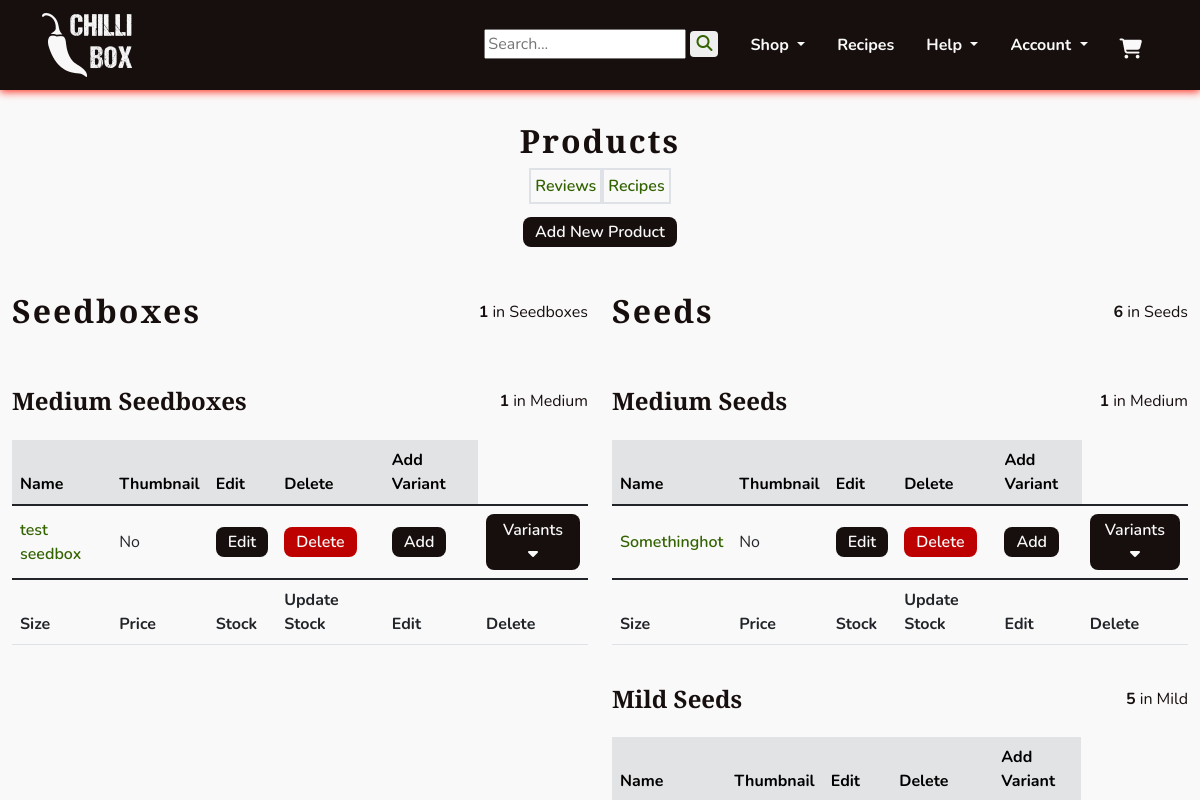
/management/ (signed in, upper part), run on an earlier commit of the app's database.
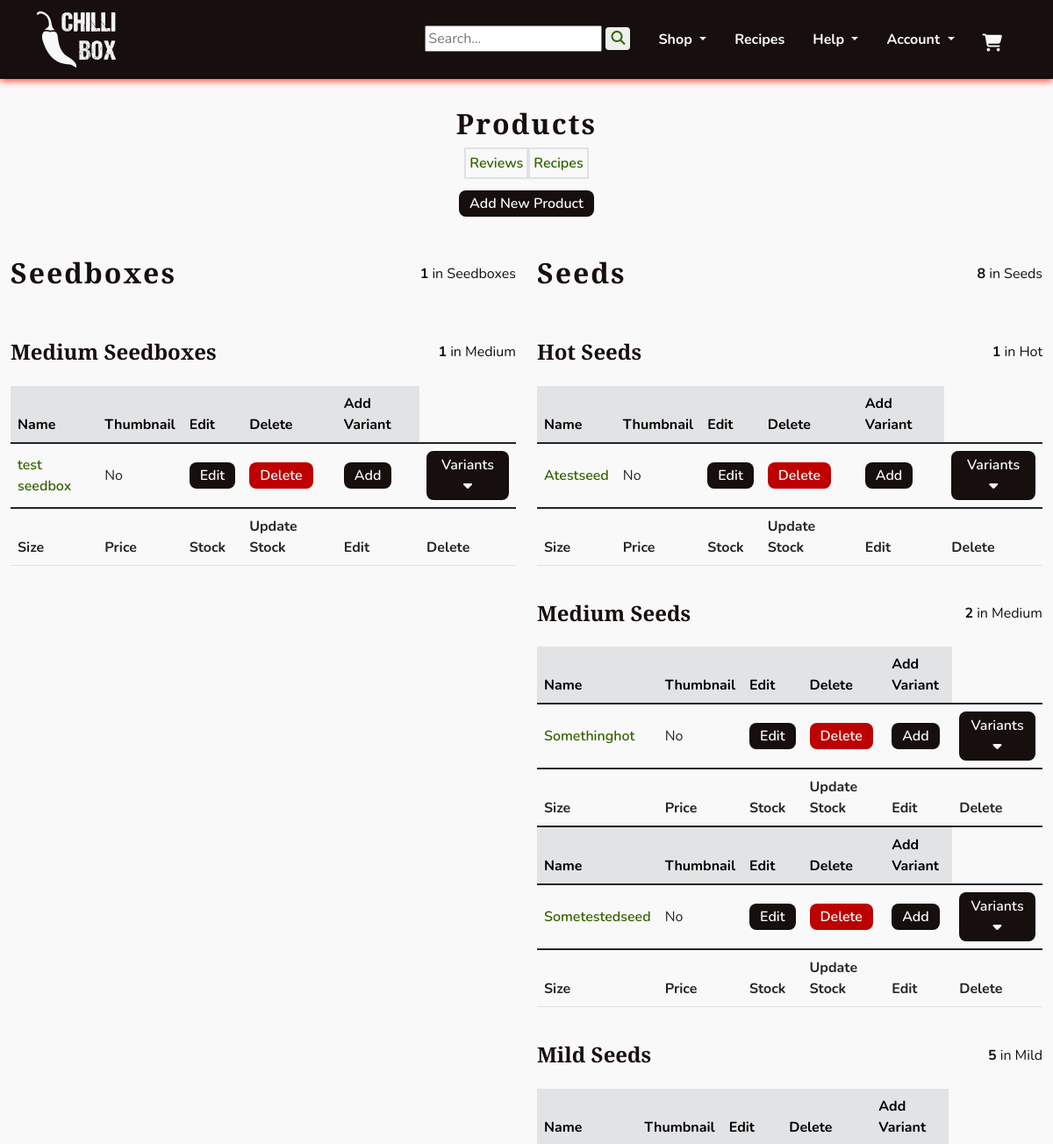
And on a later commit of the database.
### products/models.py (models this page shows, shortened)
class Category(models.Model):
    name = models.CharField(max_length=255)
    slug = models.SlugField()
    class Meta:
        ordering = ('name',)
        verbose_name_plural = 'Categories'
    def __str__(self):
        return self.name

class Product(models.Model):
    category = models.ForeignKey(Category, on_delete=models.SET_NULL,
                                 null=True, blank=True, related_name='product')
    subcategory = models.CharField(max_length=8, choices=SUBCATEGORIES,
                                   blank=True)
    name = models.CharField(max_length=255)
    slug = models.SlugField()
    description = models.TextField(null=True, blank=True,
                                   help_text='Include a description for the \
                                   product\'s page.')
    excerpt = models.TextField(null=True, blank=True, help_text='Include a \
                               brief summary of the product.')
    ingredients = models.CharField(max_length=140, null=True, blank=True,
                                   help_text='For sauces, please include the \
                                   ingredients.')
    growth_time = models.CharField(max_length=140, null=True, blank=True,
                                   help_text='For seeds, please include the \
                                   growth time to maturity.')
    heat_level = models.CharField(max_length=140, null=True, blank=True,
                                  help_text='In scovilles or more generally \
                                  (eg \'hot\') where appropriate.')
    box_contents = models.ManyToManyField('self', blank=True, help_text='Add \
                                          products for seed and sauce boxes.')
    image = models.ImageField(upload_to='uploads/', null=True, blank=True)
    thumbnail = models.ImageField(upload_to='uploads/', null=True, blank=True,
                                  help_text='If not added, will be \
                                  auto-generated from image.')
    added_on = models.DateField(auto_now_add=True)
    class Meta:
        ordering = ('name',)
        get_latest_by = ('added_on',)

### management/views.py (the view)
# urls.py: path('', views.ProductDashboard.as_view(), name='dashboard'),
class ProductDashboard(StaffRequiredMixin, View):
    def get(self, request):
        products = Product.objects.all().order_by('category', 'subcategory')
        template_name = 'management/dashboard.html'
        context = {
            'products': products,
        }
        return render(request, template_name, context)

### management/mixins.py (called while the page is built)
    def test_func(self):
        return self.request.user.is_staff

### management/templates/management/dashboard.html (shortened to what this page needs)
{% extends 'base.html' %}
{% load static %}
{% block content %}
<section class="row">
    <div class="text-center">
        <h1 class="headings mb-2">Products</h1>
        <div class="d-flex flex-row justify-content-center">
            <div class="border border-2 p-1">
                <a class="chilli-link" href="{% url 'management:user_reviews' %}">Reviews</a>
            </div>
            <div class="border border-2 p-1">
                <a class="chilli-link" href="{% url 'management:recipes' %}">Recipes</a>
            </div>
        </div>
    </div>
    <div class="text-center my-3">
        <div>
            <a class="chilli-btn" href="{% url 'management:add_product' %}">Add New Product</a>
        </div>
    </div>
    {% regroup products by category as products_by_category %}
    {% for category in products_by_category %}
    <div class="col-12 col-lg-6">
        <div class="d-flex flex-row justify-content-between align-items-center">
            <h2 class="headings">{{ category.grouper}}</h2>
            <span><strong>{{ category.list|length }}</strong> in {{ category.grouper }}</span>
        </div>
        {% regroup category.list by subcategory as subcategory_list %}
            {% for subcategory in subcategory_list %}
            <div class="d-flex flex-wor justify-content-between align-items-center">
                <h3 class="headings headings-sm">{{ subcategory.grouper }} {{ category.grouper }}</h3>
                <span><strong>{{ subcategory.list|length }}</strong> in {{ subcategory.grouper }}</span>
            </div>
            <div class="table-responsive">
                <table class="table table-hover">
                    {% for product in subcategory.list %}
                        <thead>
                            <tr class="table-secondary">
                                <th>Name</th>
                                <th class="sm-prod-table">Thumbnail</th>
                                <th>Edit</th>
                                <th>Delete</th>
                                <th>Add Variant</th>
                            </tr>
                        </thead>
                        <tbody>
                            <tr>
                                <td class="align-middle"><a class="chilli-link" href="{% url 'products:product' product.slug %}">
                                    {{ product.name }}</a></td>
                                <td class="align-middle sm-prod-table">{% if product.thumbnail %}Yes{% else %}No{% endif %}</td>
                                <td class="align-middle">
                                    <a class="chilli-btn" href="{% url 'management:edit_product' product.id %}">Edit</a>
                                </td>
                                <td class="align-middle">
                                    <a class="chilli-btn chilli-dngr"
                                        href="{% url 'management:delete_product' product.id %}">Delete</a>
                                </td>
                                <td class="align-middle">
                                    <a class="chilli-btn" href="{% url 'management:add_variant' product.slug %}">Add</a>
                                </td>
                                <td class="align-middle">
                                    <button class="chilli-btn" role="button" data-bs-toggle="collapse" data-bs-target="#collapse-{{ product.id }}"
                                        aria-expanded="false" aria-controls="collapse-{{ product.id }}">
                                        Variants
                                        <i class="fa-solid fa-caret-down"></i>
                                    </button>
                                </td>
                            </tr>
                                <thead>
                                    <tr>
                                        <th>Size</th>
                                        <th class="sm-prod-table">Price</th>
                                        <th>Stock</th>
                                        <th>Update Stock</th>
                                        <th>Edit</th>
                                        <th>Delete</th>
                                    </tr>
                                </thead>
                        {% endfor %}
                    </tbody>
                </table>
            </div>
        {% endfor %}
    </div>
    {% endfor %}
</section>
{% endblock %}

### templates/base.html (shortened to what this page needs)
{% load static %}
<!DOCTYPE html>
<html lang="en">
    <head>
        <link href="https://cdn.jsdelivr.net/npm/bootstrap@5.1.3/dist/css/bootstrap.min.css" rel="stylesheet">
        <link href="//cdn-images.mailchimp.com/embedcode/classic-071822.css" rel="stylesheet" type="text/css">
        <link rel="stylesheet" href="{% static 'css/style.css' %}">
    </head>
    <body class="d-flex flex-column h-100">
        {% include 'includes/header.html' %}
        <main class="container-fluid mb-5">
            {% block content %}
            {% endblock content %}
        </main>
        {% include 'includes/footer.html' %}
    </body>
</html>

### templates/includes/header.html (shortened to what this page needs)
{% load static %}
<header>
    <nav id="navbar" class="navbar navbar-expand-lg">
        <div class="container-sm d-flex justify-content-between">
            <a class="navbar-brand" href="{% url 'home:index' %}" aria-label="Go to home page"><img width="90"
                    height="64" src="{% static 'images/chilli-logo-white.png' %}" alt="The Chillibox Logo"></a>
            <div class="collapse navbar-collapse" id="navbarSupportedContent">
                <ul class="navbar-nav ms-auto mb-2 mb-lg-0">
                    <li class="nav-item m-2 px-2">
                        <form action="{% url 'products:search_results' %}" method="GET">
                            <input name="q" type="text" placeholder="Search...">
                            <button type="submit" class="chilli-link rounded"><i class="fa-solid fa-magnifying-glass"></i></button>
                        </form>
                    </li>
                    <li class="nav-item dropdown">
                        <a class="navbar-links dropdown-toggle" href="#" role="button" data-bs-toggle="dropdown"
                            aria-expanded="false">
                            Shop
                        </a>
                    </li>
                    <li class="nav-item">
                        <a class="navbar-links" href="{% url 'recipes:recipes_list' %}">Recipes</a>
                    </li>
                    <li class="nav-item dropdown">
                        <a class="navbar-links dropdown-toggle" href="#" role="button" data-bs-toggle="dropdown"
                            aria-expanded="false">
                            Help
                        </a>
                    </li>
                    <li class="nav-item dropdown">
                        <a class="navbar-links dropdown-toggle" href="#" role="button" data-bs-toggle="dropdown"
                            aria-expanded="false">
                            Account
                        </a>
                    </li>
                </ul>
                <a class="navbar-links pb-0 mb-0" data-bs-toggle="offcanvas" href="#theCart" role="button"
                    aria-controls="offcanvasExample">
                    <i class="fa-solid fa-cart-shopping big">
                    </i>
                </a>
            </div>
        </div>
    </nav>
</header>

### cart/templates/cart/cart_canvas.html (shortened to what this page needs)
{% load static %}

### templates/includes/footer.html (shortened to what this page needs)
                <link href="//cdn-images.mailchimp.com/embedcode/classic-071822.css" rel="stylesheet" type="text/css">

### static/css/style.css (style rules this page uses)
:root { --site-white: #faf9f9; --site-black: #160f0e; --site-grey: #6b6363; --site-red: #fc382a; --site-dark-red:#bd0000; --site-green: #568729; --site-dark-green: #326300; --site-text-bg: rgba(49, 99, 0, 0.2); --site-car-bg: rgba(245, 241, 238, 0.61); }
html { height: 100%; }
section { max-width: 2550px; }
body { font-family: "Nunito", sans-serif; color: var(--site-black); font-size: 1rem; background: var(--site-white); }
h1, h2, h3, h4 { font-family: "Merriweather Sans", "Nunito", sans-serif; font-weight: 900; margin-top: 0.5em; margin-bottom: 0.5em; }
.headings { font-size: 2rem; letter-spacing: 2px; margin: 1em 0; }
.headings-sm { font-size: 1.5rem; letter-spacing: 0; }
.big { font-size: 1.25rem; }
button { border: none; }
ul { padding: 0; }
li { list-style: none; }
a { text-decoration: none; }
.navbar-links { cursor: pointer; display: inline-block; padding: 0.25rem 0.5rem; color: var(--site-white); font-weight: 700; margin: 0.5em; transition: all 0.8s linear; }
.chilli-link { font-weight: 600; color: var(--site-dark-green); transition: all 0.2s linear; }
.chilli-btn { padding: 0.25em 0.75em; font-weight: 600; color: var(--site-white); background-color: var(--site-black); border-radius: 8px; transition: all 0.2s linear; }
.chilli-dngr { background-color: var(--site-dark-red); }
#navbar { background-color: var(--site-black); color: var(--site-white); box-shadow: 0 2px 8px 0 var(--site-red); }

What changed in the data, as far as the page shows it:
computed for Category "Seeds": list|length "6" → "8"; gains Product (grouper "Medium", grouper "Medium", name "Somethinghot", thumbnail "No"); loses Product (grouper "Medium", grouper "Medium", name "Somethinghot", thumbnail "No")
added Product: grouper "Hot", grouper "Hot", name "Atestseed", thumbnail "No"
added Product: name "Sometestedseed", thumbnail "No", shown under Category "Seeds"
Also different on the page:
new list line: "Seeds 1 in"
new list line: "Medium Medium"
new list line: "Seeds 2 in"
list line gone: "Medium Medium"
list line gone: "Seeds 1 in"
